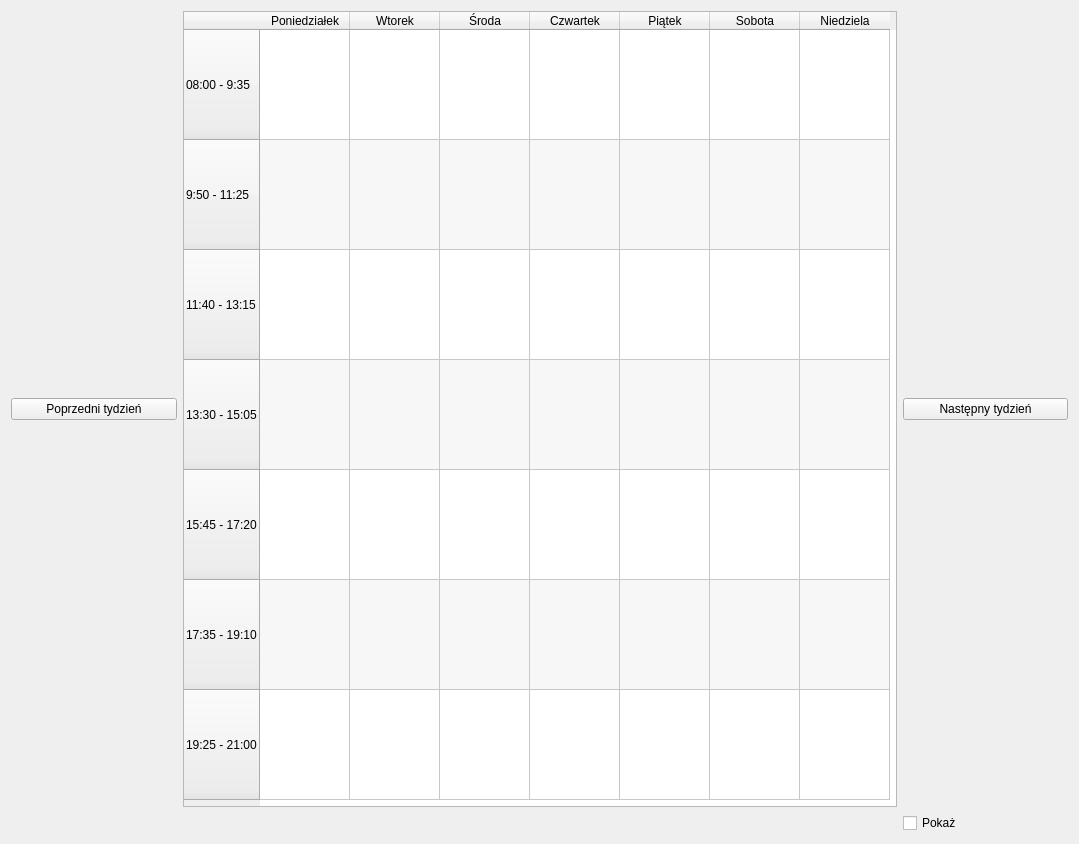
<?xml version="1.0" encoding="UTF-8"?>
<ui version="4.0">
 <class>CollegeSchedule</class>
 <widget class="QWidget" name="CollegeSchedule">
  <property name="geometry">
   <rect>
    <x>0</x>
    <y>0</y>
    <width>1079</width>
    <height>837</height>
   </rect>
  </property>
  <property name="windowTitle">
   <string>CollegeSchedule</string>
  </property>
  <layout class="QGridLayout" name="gridLayout">
   <item row="0" column="1" alignment="Qt::AlignHCenter|Qt::AlignVCenter">
    <widget class="QTableWidget" name="tableWidget">
     <property name="sizePolicy">
      <sizepolicy hsizetype="Fixed" vsizetype="Fixed">
       <horstretch>0</horstretch>
       <verstretch>0</verstretch>
      </sizepolicy>
     </property>
     <property name="minimumSize">
      <size>
       <width>714</width>
       <height>796</height>
      </size>
     </property>
     <property name="maximumSize">
      <size>
       <width>714</width>
       <height>726</height>
      </size>
     </property>
     <property name="verticalScrollBarPolicy">
      <enum>Qt::ScrollBarAlwaysOff</enum>
     </property>
     <property name="horizontalScrollBarPolicy">
      <enum>Qt::ScrollBarAlwaysOff</enum>
     </property>
     <property name="alternatingRowColors">
      <bool>true</bool>
     </property>
     <property name="selectionMode">
      <enum>QAbstractItemView::SingleSelection</enum>
     </property>
     <property name="rowCount">
      <number>7</number>
     </property>
     <property name="columnCount">
      <number>7</number>
     </property>
     <attribute name="horizontalHeaderMinimumSectionSize">
      <number>90</number>
     </attribute>
     <attribute name="horizontalHeaderDefaultSectionSize">
      <number>90</number>
     </attribute>
     <attribute name="verticalHeaderMinimumSectionSize">
      <number>110</number>
     </attribute>
     <attribute name="verticalHeaderDefaultSectionSize">
      <number>110</number>
     </attribute>
     <row>
      <property name="text">
       <string>08:00 - 9:35</string>
      </property>
     </row>
     <row>
      <property name="text">
       <string>9:50 - 11:25</string>
      </property>
     </row>
     <row>
      <property name="text">
       <string>11:40 - 13:15</string>
      </property>
     </row>
     <row>
      <property name="text">
       <string>13:30 - 15:05</string>
      </property>
     </row>
     <row>
      <property name="text">
       <string>15:45 - 17:20</string>
      </property>
     </row>
     <row>
      <property name="text">
       <string>17:35 - 19:10</string>
      </property>
     </row>
     <row>
      <property name="text">
       <string>19:25 - 21:00</string>
      </property>
     </row>
     <column>
      <property name="text">
       <string>Poniedziałek</string>
      </property>
     </column>
     <column>
      <property name="text">
       <string>Wtorek</string>
      </property>
     </column>
     <column>
      <property name="text">
       <string>Środa</string>
      </property>
     </column>
     <column>
      <property name="text">
       <string>Czwartek</string>
      </property>
     </column>
     <column>
      <property name="text">
       <string>Piątek</string>
      </property>
     </column>
     <column>
      <property name="text">
       <string>Sobota</string>
      </property>
     </column>
     <column>
      <property name="text">
       <string>Niedziela</string>
      </property>
     </column>
     <item row="0" column="0">
      <property name="flags">
       <set>ItemIsSelectable|ItemIsUserCheckable|ItemIsEnabled</set>
      </property>
     </item>
     <item row="0" column="1">
      <property name="flags">
       <set>ItemIsSelectable|ItemIsUserCheckable|ItemIsEnabled</set>
      </property>
     </item>
	 <item row="0" column="2">
      <property name="flags">
       <set>ItemIsSelectable|ItemIsUserCheckable|ItemIsEnabled</set>
      </property>
     </item>
	 <item row="0" column="3">
      <property name="flags">
       <set>ItemIsSelectable|ItemIsUserCheckable|ItemIsEnabled</set>
      </property>
     </item>
	 <item row="0" column="4">
      <property name="flags">
       <set>ItemIsSelectable|ItemIsUserCheckable|ItemIsEnabled</set>
      </property>
     </item>
	 <item row="0" column="5">
      <property name="flags">
       <set>ItemIsSelectable|ItemIsUserCheckable|ItemIsEnabled</set>
      </property>
     </item>
	 <item row="0" column="6">
      <property name="flags">
       <set>ItemIsSelectable|ItemIsUserCheckable|ItemIsEnabled</set>
      </property>
     </item>
	 <item row="1" column="0">
      <property name="flags">
       <set>ItemIsSelectable|ItemIsUserCheckable|ItemIsEnabled</set>
      </property>
     </item>
     <item row="1" column="1">
      <property name="flags">
       <set>ItemIsSelectable|ItemIsUserCheckable|ItemIsEnabled</set>
      </property>
     </item>
	 <item row="1" column="2">
      <property name="flags">
       <set>ItemIsSelectable|ItemIsUserCheckable|ItemIsEnabled</set>
      </property>
     </item>
	 <item row="1" column="3">
      <property name="flags">
       <set>ItemIsSelectable|ItemIsUserCheckable|ItemIsEnabled</set>
      </property>
     </item>
	 <item row="1" column="4">
      <property name="flags">
       <set>ItemIsSelectable|ItemIsUserCheckable|ItemIsEnabled</set>
      </property>
     </item>
	 <item row="1" column="5">
      <property name="flags">
       <set>ItemIsSelectable|ItemIsUserCheckable|ItemIsEnabled</set>
      </property>
     </item>
	 <item row="1" column="6">
      <property name="flags">
       <set>ItemIsSelectable|ItemIsUserCheckable|ItemIsEnabled</set>
      </property>
     </item>
	 <item row="2" column="0">
      <property name="flags">
       <set>ItemIsSelectable|ItemIsUserCheckable|ItemIsEnabled</set>
      </property>
     </item>
     <item row="2" column="1">
      <property name="flags">
       <set>ItemIsSelectable|ItemIsUserCheckable|ItemIsEnabled</set>
      </property>
     </item>
	 <item row="2" column="2">
      <property name="flags">
       <set>ItemIsSelectable|ItemIsUserCheckable|ItemIsEnabled</set>
      </property>
     </item>
	 <item row="2" column="3">
      <property name="flags">
       <set>ItemIsSelectable|ItemIsUserCheckable|ItemIsEnabled</set>
      </property>
     </item>
	 <item row="2" column="4">
      <property name="flags">
       <set>ItemIsSelectable|ItemIsUserCheckable|ItemIsEnabled</set>
      </property>
     </item>
	 <item row="2" column="5">
      <property name="flags">
       <set>ItemIsSelectable|ItemIsUserCheckable|ItemIsEnabled</set>
      </property>
     </item>
	 <item row="2" column="6">
      <property name="flags">
       <set>ItemIsSelectable|ItemIsUserCheckable|ItemIsEnabled</set>
      </property>
     </item>
	 <item row="3" column="0">
      <property name="flags">
       <set>ItemIsSelectable|ItemIsUserCheckable|ItemIsEnabled</set>
      </property>
     </item>
     <item row="3" column="1">
      <property name="flags">
       <set>ItemIsSelectable|ItemIsUserCheckable|ItemIsEnabled</set>
      </property>
     </item>
	 <item row="3" column="2">
      <property name="flags">
       <set>ItemIsSelectable|ItemIsUserCheckable|ItemIsEnabled</set>
      </property>
     </item>
	 <item row="3" column="3">
      <property name="flags">
       <set>ItemIsSelectable|ItemIsUserCheckable|ItemIsEnabled</set>
      </property>
     </item>
	 <item row="3" column="4">
      <property name="flags">
       <set>ItemIsSelectable|ItemIsUserCheckable|ItemIsEnabled</set>
      </property>
     </item>
	 <item row="3" column="5">
      <property name="flags">
       <set>ItemIsSelectable|ItemIsUserCheckable|ItemIsEnabled</set>
      </property>
     </item>
	 <item row="3" column="6">
      <property name="flags">
       <set>ItemIsSelectable|ItemIsUserCheckable|ItemIsEnabled</set>
      </property>
     </item>
	 <item row="4" column="0">
      <property name="flags">
       <set>ItemIsSelectable|ItemIsUserCheckable|ItemIsEnabled</set>
      </property>
     </item>
     <item row="4" column="1">
      <property name="flags">
       <set>ItemIsSelectable|ItemIsUserCheckable|ItemIsEnabled</set>
      </property>
     </item>
	 <item row="4" column="2">
      <property name="flags">
       <set>ItemIsSelectable|ItemIsUserCheckable|ItemIsEnabled</set>
      </property>
     </item>
	 <item row="4" column="3">
      <property name="flags">
       <set>ItemIsSelectable|ItemIsUserCheckable|ItemIsEnabled</set>
      </property>
     </item>
	 <item row="4" column="4">
      <property name="flags">
       <set>ItemIsSelectable|ItemIsUserCheckable|ItemIsEnabled</set>
      </property>
     </item>
	 <item row="4" column="5">
      <property name="flags">
       <set>ItemIsSelectable|ItemIsUserCheckable|ItemIsEnabled</set>
      </property>
     </item>
	 <item row="4" column="6">
      <property name="flags">
       <set>ItemIsSelectable|ItemIsUserCheckable|ItemIsEnabled</set>
      </property>
     </item>
	 <item row="5" column="0">
      <property name="flags">
       <set>ItemIsSelectable|ItemIsUserCheckable|ItemIsEnabled</set>
      </property>
     </item>
     <item row="5" column="1">
      <property name="flags">
       <set>ItemIsSelectable|ItemIsUserCheckable|ItemIsEnabled</set>
      </property>
     </item>
	 <item row="5" column="2">
      <property name="flags">
       <set>ItemIsSelectable|ItemIsUserCheckable|ItemIsEnabled</set>
      </property>
     </item>
	 <item row="5" column="3">
      <property name="flags">
       <set>ItemIsSelectable|ItemIsUserCheckable|ItemIsEnabled</set>
      </property>
     </item>
	 <item row="5" column="4">
      <property name="flags">
       <set>ItemIsSelectable|ItemIsUserCheckable|ItemIsEnabled</set>
      </property>
     </item>
	 <item row="5" column="5">
      <property name="flags">
       <set>ItemIsSelectable|ItemIsUserCheckable|ItemIsEnabled</set>
      </property>
     </item>
	 <item row="5" column="6">
      <property name="flags">
       <set>ItemIsSelectable|ItemIsUserCheckable|ItemIsEnabled</set>
      </property>
     </item>
	 <item row="6" column="0">
      <property name="flags">
       <set>ItemIsSelectable|ItemIsUserCheckable|ItemIsEnabled</set>
      </property>
     </item>
     <item row="6" column="1">
      <property name="flags">
       <set>ItemIsSelectable|ItemIsUserCheckable|ItemIsEnabled</set>
      </property>
     </item>
	 <item row="6" column="2">
      <property name="flags">
       <set>ItemIsSelectable|ItemIsUserCheckable|ItemIsEnabled</set>
      </property>
     </item>
	 <item row="6" column="3">
      <property name="flags">
       <set>ItemIsSelectable|ItemIsUserCheckable|ItemIsEnabled</set>
      </property>
     </item>
	 <item row="6" column="4">
      <property name="flags">
       <set>ItemIsSelectable|ItemIsUserCheckable|ItemIsEnabled</set>
      </property>
     </item>
	 <item row="6" column="5">
      <property name="flags">
       <set>ItemIsSelectable|ItemIsUserCheckable|ItemIsEnabled</set>
      </property>
     </item>
	 <item row="6" column="6">
      <property name="flags">
       <set>ItemIsSelectable|ItemIsUserCheckable|ItemIsEnabled</set>
      </property>
     </item>
    </widget>
   </item>
   <item row="0" column="2">
    <widget class="QPushButton" name="nextWeek">
     <property name="text">
      <string>Następny tydzień</string>
     </property>
    </widget>
   </item>
   <item row="0" column="0">
    <widget class="QPushButton" name="previousWeek">
     <property name="text">
      <string>Poprzedni tydzień</string>
     </property>
    </widget>
   </item>
   <item row="1" column="2">
    <widget class="QCheckBox" name="show">
     <property name="text">
      <string>Pokaż</string>
     </property>
    </widget>
   </item>
  </layout>
 </widget>
 <resources/>
 <connections/>
</ui>
